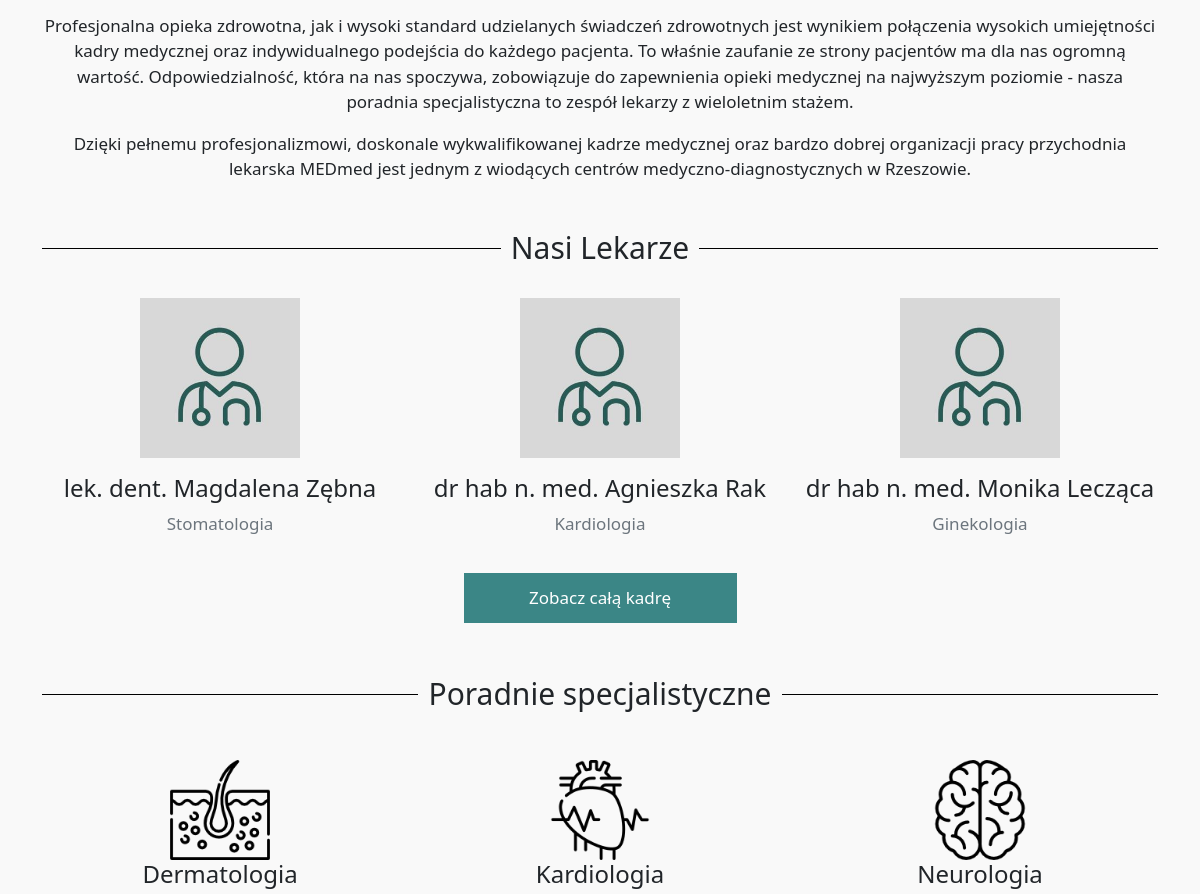
/ (middle part), run on an earlier commit of the app's database.
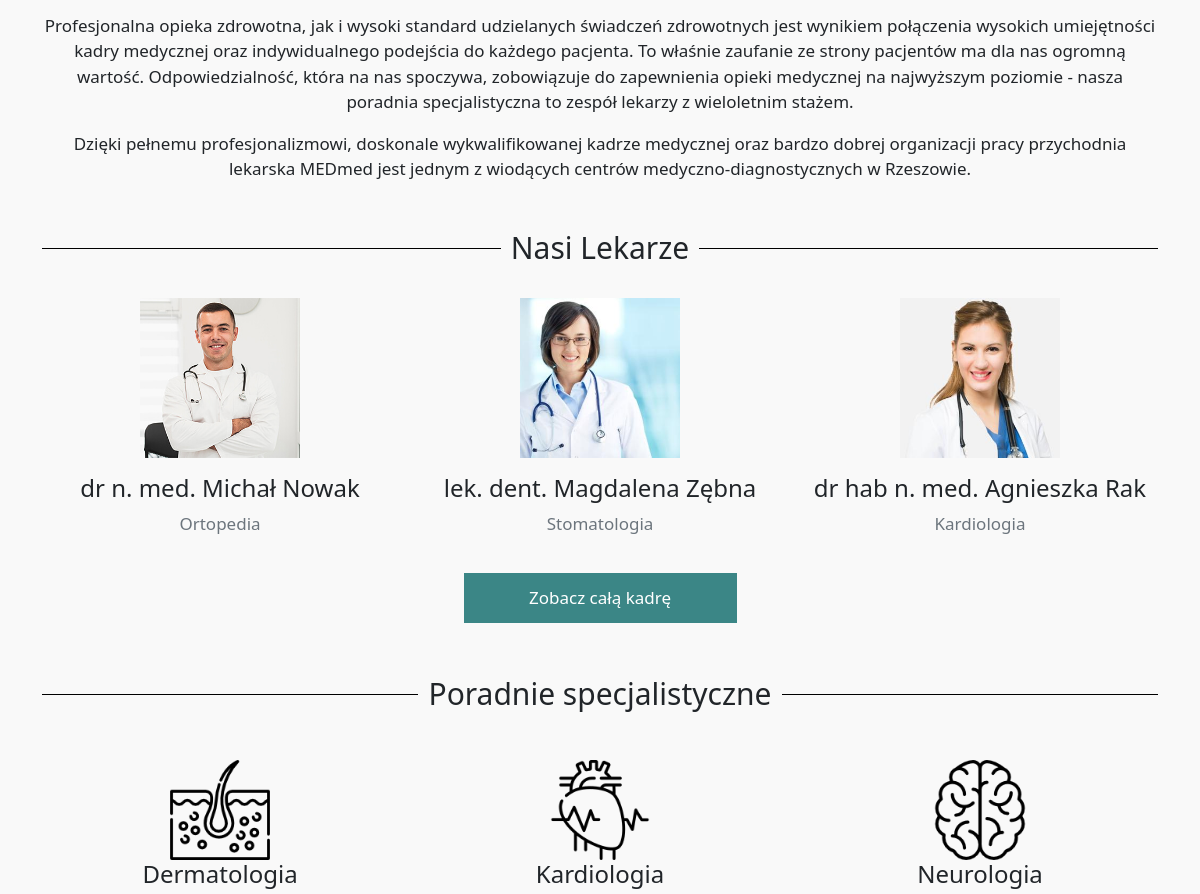
And on a later commit of the database.
### users/models.py (models this page shows, shortened)
class MyUser(AbstractUser):
    username = None
    type_choices = (
        ('M', 'Moderator'),
        ('L', 'Lekarz'),
        ('P', 'Pacjent')
    )
    user_type = models.CharField('Typ', max_length=1, choices=type_choices, default='P')
    email = models.EmailField(('Adres email'), unique=True)
    imie = models.CharField(('Imię'), max_length = 25, blank=True, null=True)
    nazwisko = models.CharField(('Nazwisko'), max_length = 50, blank=True, null=True)
    telefon = PhoneNumberField(('Telefon'), unique=True, blank=True, null=True)
    USERNAME_FIELD = 'email'
    REQUIRED_FIELDS = []

class Lekarze(MyUser):
    username = None
    image = models.ImageField(default='docdef.jpg', upload_to='konto_pics')
    specjalizacja = models.CharField(('Specjalizacja'), max_length=50, choices=SPECIALIZATION_CHOICES, blank=True, null=True)
    tytul = models.CharField(('Tytuł'), max_length=15, choices=TITLE_CHOICES, blank=True, null=True)
    USERNAME_FIELD = 'email'
    REQUIRED_FIELDS = []
    class Meta:
        ordering = ['specjalizacja', 'nazwisko']
        verbose_name_plural = 'Lekarze'

class MyUser(AbstractUser):
    username = None
    type_choices = (
        ('M', 'Moderator'),
        ('L', 'Lekarz'),
        ('P', 'Pacjent')
    )
    user_type = models.CharField('Typ', max_length=1, choices=type_choices, default='P')
    email = models.EmailField(('Adres email'), unique=True)
    imie = models.CharField(('Imię'), max_length = 25, blank=True, null=True)
    nazwisko = models.CharField(('Nazwisko'), max_length = 50, blank=True, null=True)
    telefon = PhoneNumberField(('Telefon'), unique=True, blank=True, null=True)
    USERNAME_FIELD = 'email'
    REQUIRED_FIELDS = []

### rezerwacje/views.py (the view)
# urls.py: 2. Add a URL to urlpatterns:  path('', views.home, name='home')
def home(request):
    context ={
        'lekarze': Lekarze.objects.all()[2:5],
        "title" : "Strona Główna"
    }
    return render(request, 'rezerwacje/home.html', context)

### rezerwacje/templates/rezerwacje/home.html (shortened to what this page needs)
{% extends "rezerwacje/base.html" %}
{% load static %}
{% block content %}
 <p style="text-align: center;">
Profesjonalna opieka zdrowotna, jak i wysoki standard udzielanych świadczeń zdrowotnych jest wynikiem połączenia wysokich umiejętności kadry medycznej oraz indywidualnego podejścia do każdego pacjenta.
To właśnie zaufanie ze strony pacjentów ma dla nas ogromną wartość. Odpowiedzialność, która na nas spoczywa, zobowiązuje do zapewnienia opieki medycznej na najwyższym poziomie - nasza poradnia specjalistyczna to zespół lekarzy z wieloletnim stażem.
</p>
<p style="text-align: center; margin-bottom: 3rem;">
Dzięki pełnemu profesjonalizmowi, doskonale wykwalifikowanej kadrze medycznej oraz bardzo dobrej organizacji pracy przychodnia lekarska MEDmed jest jednym z wiodących centrów medyczno-diagnostycznych w Rzeszowie.
</p>
  <div id="tyt"><h2 id="had"><span id="spad">Nasi Lekarze</span></h2></div>
  <div class="row" style="margin-top: 2rem;">
    {% for post in lekarze %}
    <div class="col-12 col-sm-12 col-lg-6 col-xl-4" id="cntimg">
        <div class="col" id="cntimg">
            <div class="row">
                <div class="col">
            <img id="shw"  src="{{ post.image.url }}" style="width: 160px; height: 160px">
                </div>
                </div>
    <h4 style="margin-top: 1rem;">{{ post.get_tytul_display }} {{ post.imie }} {{ post.nazwisko}}</h4>
    <p class="text-secondary">{{ post.get_specjalizacja_display }}</p>
    </div>
    </div>
    {% endfor %}
    </div>
    <div class="row">
        <div class="col-3"></div>
        <div class="col-6" style="text-align: center;">
    <a href="{% url 'rezerwacje-lekarze' %}"><button id="btn">Zobacz całą kadrę</button></a>
</div>
<div class="col-3"></div>
</div>
<div id="tyt" style="margin-top: 3rem;"><h2 id="had"><span id="spad">Poradnie specjalistyczne</span></h2></div>
  <div class="row" style="margin-top: 3rem;">
    <div class="col-12 col-sm-12 col-lg-6 col-xl-4" id="cntimg">
        <div class="col" id="cntimg">
          <img  src="{% static 'rezerwacje/derm.png' %}" style="width: 100px;">
            <h4>Dermatologia</h4>
    </div>
    </div>
    <div class="col-12 col-sm-12 col-lg-6 col-xl-4" id="cntimg">
        <div class="col" id="cntimg">
          <img  src="{% static 'rezerwacje/kardi.png' %}" style="width: 100px;">
          <h4>Kardiologia</h4>
    </div>
    </div>
    <div class="col-12 col-sm-12 col-lg-6 col-xl-4" id="cntimg">
        <div class="col" id="cntimg">
          <img  src="{% static 'rezerwacje/neur.png' %}" style="width: 100px;">
          <h4>Neurologia</h4>
    </div>
    </div>
    </div>
{% endblock content %}

### rezerwacje/templates/rezerwacje/base.html (shortened to what this page needs)
{% load static %}
<!DOCTYPE html>
<html>
<head>
  <link  rel="stylesheet" href="https://cdn.jsdelivr.net/npm/bootstrap@5.1.3/dist/css/bootstrap.min.css">
  <link rel="stylesheet" href="https://cdnjs.cloudflare.com/ajax/libs/font-awesome/6.1.1/css/all.min.css">
  <link rel="stylesheet" type="text/css" href="{% static 'rezerwacje/style.css' %}">
</head>
<body>
  <div>
  <div class="container" style="margin-top: 3rem;">
    {% block content %}{% endblock %}
  </div>
</body>
</html>

### rezerwacje/static/rezerwacje/style.css (style rules this page uses)
body { background-color: #f9f9f9; font-size: 17px; }
#shw { width: 150px; }
#tyt { background-color: #f9f9f9; text-align: center; }
#cntimg { text-align: center; margin-bottom: 1rem; }
#btn { text-align: center; }
#btn { background-color: #3b8686; width: 50%; color: white; padding: 10px; margin: 5px 0px; border: 2px solid #3b8686; cursor: pointer; text-align: center; }
#had { position: relative; font-size: 30px; z-index: 1; overflow: hidden; text-align: center; }
#had:before, #had:after { position: absolute; top: 51%; overflow: hidden; width: 50%; height: 1px; content: '\a0'; background-color: black; }
#had:before { margin-left: -50%; text-align: right; }
#spad { padding:0 10px; }

What changed in the data, as far as the page shows it:
no longer on this page (row edited): Lekarze: image (picture), tytul "dr hab n. med.", imie "Monika", nazwisko "Lecząca", specjalizacja "Ginekologia"
now on this page (row edited): Lekarze: image (picture), tytul "dr n. med.", imie "Michał", nazwisko "Nowak", specjalizacja "Ortopedia"
changed Lekarze "lek. dent.": image: a different picture
changed Lekarze "dr hab n. med.": image: a different picture
